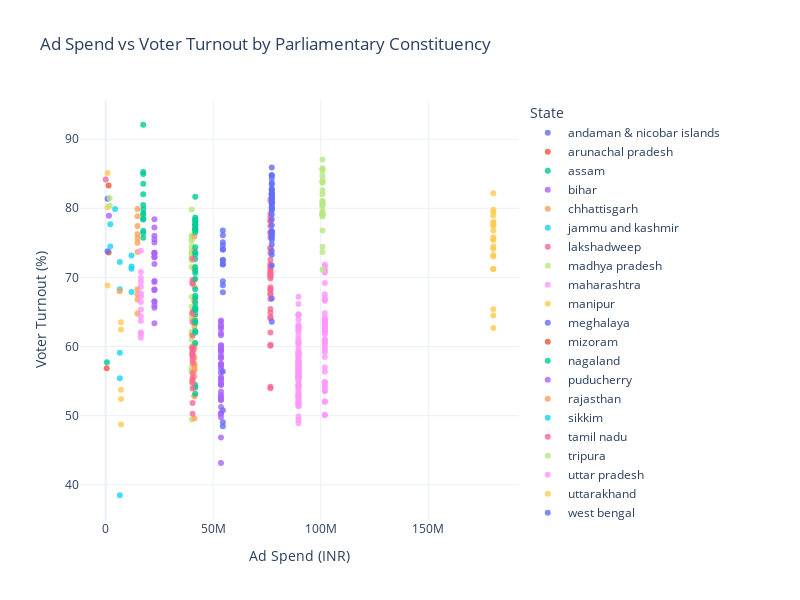

Here is the notebook cell this chart was saved with:
### Code cell
# Relationship between ad spend and voter turnout by parliamentary constituency
merged_constituency_data = results.merge(locations, left_on='State', right_on='Location name', how='left')
fig = px.scatter(merged_constituency_data, x='Amount spent (INR)', y='Polled (%)',
                 color='State', hover_name='Location name',
                 title='Ad Spend vs Voter Turnout by Parliamentary Constituency',
                 opacity=0.8,
                 labels={'Amount spent (INR)': 'Ad Spend (INR)', 'Polled (%)': 'Voter Turnout (%)'})
fig.update_layout(width=800, height=600)
fig.show()

### Figure 1 — Plotly figure (JSON) as saved in the notebook; plotly's stock layout.template omitted (floating-point values rounded to 4 significant figures)
{"data": [{"hovertemplate": "<b>%{hovertext}</b><br><br>State=andaman & nicobar islands<br>Ad Spend (INR)=%{x}<br>Voter Turnout (%)=%{y}<extra></extra>", "hovertext": [null], "legendgroup": "andaman & nicobar islands", "marker": {"color": "#636efa", "opacity": 0.8, "symbol": "circle"}, "mode": "markers", "name": "andaman & nicobar islands", "orientation": "v", "showlegend": true, "type": "scatter", "x": [NaN], "xaxis": "x", "y": [64.1], "yaxis": "y"}, {"hovertemplate": "<b>%{hovertext}</b><br><br>State=arunachal pradesh<br>Ad Spend (INR)=%{x}<br>Voter Turnout (%)=%{y}<extra></extra>", "hovertext": ["arunachal pradesh", "arunachal pradesh"], "legendgroup": "arunachal pradesh", "marker": {"color": "#EF553B", "opacity": 0.8, "symbol": "circle"}, "mode": "markers", "name": "arunachal pradesh", "orientation": "v", "showlegend": true, "type": "scatter", "x": [1386000.0, 1386000.0], "xaxis": "x", "y": [83.31, 73.6], "yaxis": "y"}, {"hovertemplate": "<b>%{hovertext}</b><br><br>State=assam<br>Ad Spend (INR)=%{x}<br>Voter Turnout (%)=%{y}<extra></extra>", "hovertext": ["assam", "assam", "assam", "assam", "assam", "assam", "assam", "assam", "assam", "assam", "assam", "assam", "assam", "assam"], "legendgroup": "assam", "marker": {"color": "#00cc96", "opacity": 0.8, "symbol": "circle"}, "mode": "markers", "name": "assam", "orientation": "v", "showlegend": true, "type": "scatter", "x": [17480000.0, 17480000.0, 17480000.0, 17480000.0, 17480000.0, 17480000.0, 17480000.0, 17480000.0, 17480000.0, 17480000.0, 17480000.0, 17480000.0, 17480000.0, 17480000.0], "xaxis": "x", "y": [76.75, 79.89, 79.33, 76.42, 78.46, 82.01, 75.74, 80.48, 84.97, 79.05, 85.24, 92.08, 78.39, 83.55], "yaxis": "y"}, {"hovertemplate": "<b>%{hovertext}</b><br><br>State=bihar<br>Ad Spend (INR)=%{x}<br>Voter Turnout (%)=%{y}<extra></extra>", "hovertext": ["bihar", "bihar", "bihar", "bihar", "bihar", "bihar", "bihar", "bihar", "bihar", "bihar", "bihar", "bihar", "bihar", "bihar", "bihar", "bihar", "bihar", "bihar", "bihar", "bihar", "bihar", "bihar", "bihar", "bihar", "bihar", "bihar", "bihar", "bihar", "bihar", "bihar", "bihar", "bihar", "bihar", "bihar", "bihar", "bihar", "bihar", "bihar", "bihar", "bihar"], "legendgroup": "bihar", "marker": {"color": "#ab63fa", "opacity": 0.8, "symbol": "circle"}, "mode": "markers", "name": "bihar", "orientation": "v", "showlegend": true, "type": "scatter", "x": [53620000.0, 53620000.0, 53620000.0, 53620000.0, 53620000.0, 53620000.0, 53620000.0, 53620000.0, 53620000.0, 53620000.0, 53620000.0, 53620000.0, 53620000.0, 53620000.0, 53620000.0, 53620000.0, 53620000.0, 53620000.0, 53620000.0, 53620000.0, 53620000.0, 53620000.0, 53620000.0, 53620000.0, 53620000.0, 53620000.0, 53620000.0, 53620000.0, 53620000.0, 53620000.0, 53620000.0, 53620000.0, 53620000.0, 53620000.0, 53620000.0, 53620000.0, 53620000.0, 53620000.0, 53620000.0, 53620000.0], "xaxis": "x", "y": [50.35, 52.76, 51.25, 43.17, 54.48, 53.5, 63.76, 62.84, 63.08, 61.93, 54.48, 57.52, 58.29, 63.55, 58.7, 57.37, 55.55, 60.11, 59.59, 58.43, 53.04, 59.47, 56.73, 56.21, 52.32, 52.27, 61.62, 59.68, 57.4, 52.49, 62.59, 60.19, 50.27, 55.39, 55.09, 54.68, 49.78, 59.24, 46.85, 57.16], "yaxis": "y"}, {"hovertemplate": "<b>%{hovertext}</b><br><br>State=chhattisgarh<br>Ad Spend (INR)=%{x}<br>Voter Turnout (%)=%{y}<extra></extra>", "hovertext": ["chhattisgarh", "chhattisgarh", "chhattisgarh", "chhattisgarh", "chhattisgarh", "chhattisgarh", "chhattisgarh", "chhattisgarh", "chhattisgarh", "chhattisgarh", "chhattisgarh"], "legendgroup": "chhattisgarh", "marker": {"color": "#FFA15A", "opacity": 0.8, "symbol": "circle"}, "mode": "markers", "name": "chhattisgarh", "orientation": "v", "showlegend": true, "type": "scatter", "x": [14800000.0, 14800000.0, 14800000.0, 14800000.0, 14800000.0, 14800000.0, 14800000.0, 14800000.0, 14800000.0, 14800000.0, 14800000.0], "xaxis": "x", "y": [68.29, 76.23, 75.02, 77.42, 64.77, 73.68, 67.56, 75.63, 78.85, 66.82, 79.89], "yaxis": "y"}, {"hovertemplate": "<b>%{hovertext}</b><br><br>State=jammu and kashmir<br>Ad Spend (INR)=%{x}<br>Voter Turnout (%)=%{y}<extra></extra>", "hovertext": ["jammu and kashmir", "jammu and kashmir", "jammu and kashmir", "jammu and kashmir", "jammu and kashmir"], "legendgroup": "jammu and kashmir", "marker": {"color": "#19d3f3", "opacity": 0.8, "symbol": "circle"}, "mode": "markers", "name": "jammu and kashmir", "orientation": "v", "showlegend": true, "type": "scatter", "x": [6575000.0, 6575000.0, 6575000.0, 6575000.0, 6575000.0], "xaxis": "x", "y": [68.27, 72.22, 38.49, 59.1, 55.4], "yaxis": "y"}, {"hovertemplate": "<b>%{hovertext}</b><br><br>State=lakshadweep<br>Ad Spend (INR)=%{x}<br>Voter Turnout (%)=%{y}<extra></extra>", "hovertext": ["lakshadweep"], "legendgroup": "lakshadweep", "marker": {"color": "#FF6692", "opacity": 0.8, "symbol": "circle"}, "mode": "markers", "name": "lakshadweep", "orientation": "v", "showlegend": true, "type": "scatter", "x": [19850.0], "xaxis": "x", "y": [84.16], "yaxis": "y"}, {"hovertemplate": "<b>%{hovertext}</b><br><br>State=madhya pradesh<br>Ad Spend (INR)=%{x}<br>Voter Turnout (%)=%{y}<extra></extra>", "hovertext": ["madhya pradesh", "madhya pradesh", "madhya pradesh", "madhya pradesh", "madhya pradesh", "madhya pradesh", "madhya pradesh", "madhya pradesh", "madhya pradesh", "madhya pradesh", "madhya pradesh", "madhya pradesh", "madhya pradesh", "madhya pradesh", "madhya pradesh", "madhya pradesh", "madhya pradesh", "madhya pradesh", "madhya pradesh", "madhya pradesh", "madhya pradesh", "madhya pradesh", "madhya pradesh", "madhya pradesh", "madhya pradesh", "madhya pradesh", "madhya pradesh", "madhya pradesh", "madhya pradesh"], "legendgroup": "madhya pradesh", "marker": {"color": "#B6E880", "opacity": 0.8, "symbol": "circle"}, "mode": "markers", "name": "madhya pradesh", "orientation": "v", "showlegend": true, "type": "scatter", "x": [39990000.0, 39990000.0, 39990000.0, 39990000.0, 39990000.0, 39990000.0, 39990000.0, 39990000.0, 39990000.0, 39990000.0, 39990000.0, 39990000.0, 39990000.0, 39990000.0, 39990000.0, 39990000.0, 39990000.0, 39990000.0, 39990000.0, 39990000.0, 39990000.0, 39990000.0, 39990000.0, 39990000.0, 39990000.0, 39990000.0, 39990000.0, 39990000.0, 39990000.0], "xaxis": "x", "y": [73.45, 79.83, 61.0, 72.84, 64.68, 56.5, 56.48, 67.21, 56.97, 49.43, 61.94, 60.0, 73.53, 54.93, 64.06, 72.43, 62.13, 58.97, 76.04, 65.75, 74.48, 75.48, 72.76, 61.67, 71.52, 76.03, 75.27, 72.94, 73.82], "yaxis": "y"}, {"hovertemplate": "<b>%{hovertext}</b><br><br>State=maharashtra<br>Ad Spend (INR)=%{x}<br>Voter Turnout (%)=%{y}<extra></extra>", "hovertext": ["maharashtra", "maharashtra", "maharashtra", "maharashtra", "maharashtra", "maharashtra", "maharashtra", "maharashtra", "maharashtra", "maharashtra", "maharashtra", "maharashtra", "maharashtra", "maharashtra", "maharashtra", "maharashtra", "maharashtra", "maharashtra", "maharashtra", "maharashtra", "maharashtra", "maharashtra", "maharashtra", "maharashtra", "maharashtra", "maharashtra", "maharashtra", "maharashtra", "maharashtra", "maharashtra", "maharashtra", "maharashtra", "maharashtra", "maharashtra", "maharashtra", "maharashtra", "maharashtra", "maharashtra", "maharashtra", "maharashtra", "maharashtra", "maharashtra", "maharashtra", "maharashtra", "maharashtra", "maharashtra", "maharashtra", "maharashtra"], "legendgroup": "maharashtra", "marker": {"color": "#FF97FF", "opacity": 0.8, "symbol": "circle"}, "mode": "markers", "name": "maharashtra", "orientation": "v", "showlegend": true, "type": "scatter", "x": [101900000.0, 101900000.0, 101900000.0, 101900000.0, 101900000.0, 101900000.0, 101900000.0, 101900000.0, 101900000.0, 101900000.0, 101900000.0, 101900000.0, 101900000.0, 101900000.0, 101900000.0, 101900000.0, 101900000.0, 101900000.0, 101900000.0, 101900000.0, 101900000.0, 101900000.0, 101900000.0, 101900000.0, 101900000.0, 101900000.0, 101900000.0, 101900000.0, 101900000.0, 101900000.0, 101900000.0, 101900000.0, 101900000.0, 101900000.0, 101900000.0, 101900000.0, 101900000.0, 101900000.0, 101900000.0, 101900000.0, 101900000.0, 101900000.0, 101900000.0, 101900000.0, 101900000.0, 101900000.0, 101900000.0, 101900000.0], "xaxis": "x", "y": [67.04, 67.55, 71.88, 54.32, 61.01, 61.79, 63.67, 62.03, 63.54, 60.94, 62.26, 64.85, 62.87, 59.5, 71.11, 71.59, 62.59, 63.65, 63.88, 60.51, 62.52, 62.27, 63.16, 59.19, 66.61, 63.03, 70.92, 58.47, 69.18, 54.87, 70.68, 53.54, 64.28, 63.03, 54.16, 59.89, 60.21, 66.75, 50.12, 57.02, 51.98, 56.37, 54.84, 50.06, 53.6, 60.75, 63.91, 52.09], "yaxis": "y"}, {"hovertemplate": "<b>%{hovertext}</b><br><br>State=manipur<br>Ad Spend (INR)=%{x}<br>Voter Turnout (%)=%{y}<extra></extra>", "hovertext": ["manipur", "manipur", "manipur"], "legendgroup": "manipur", "marker": {"color": "#FECB52", "opacity": 0.8, "symbol": "circle"}, "mode": "markers", "name": "manipur", "orientation": "v", "showlegend": true, "type": "scatter", "x": [889100.0, 889100.0, 889100.0], "xaxis": "x", "y": [80.15, 68.83, 85.11], "yaxis": "y"}, {"hovertemplate": "<b>%{hovertext}</b><br><br>State=meghalaya<br>Ad Spend (INR)=%{x}<br>Voter Turnout (%)=%{y}<extra></extra>", "hovertext": ["meghalaya", "meghalaya"], "legendgroup": "meghalaya", "marker": {"color": "#636efa", "opacity": 0.8, "symbol": "circle"}, "mode": "markers", "name": "meghalaya", "orientation": "v", "showlegend": true, "type": "scatter", "x": [884200.0, 884200.0], "xaxis": "x", "y": [73.78, 81.37], "yaxis": "y"}, {"hovertemplate": "<b>%{hovertext}</b><br><br>State=mizoram<br>Ad Spend (INR)=%{x}<br>Voter Turnout (%)=%{y}<extra></extra>", "hovertext": ["mizoram"], "legendgroup": "mizoram", "marker": {"color": "#EF553B", "opacity": 0.8, "symbol": "circle"}, "mode": "markers", "name": "mizoram", "orientation": "v", "showlegend": true, "type": "scatter", "x": [481100.0], "xaxis": "x", "y": [56.87], "yaxis": "y"}, {"hovertemplate": "<b>%{hovertext}</b><br><br>State=nagaland<br>Ad Spend (INR)=%{x}<br>Voter Turnout (%)=%{y}<extra></extra>", "hovertext": ["nagaland"], "legendgroup": "nagaland", "marker": {"color": "#00cc96", "opacity": 0.8, "symbol": "circle"}, "mode": "markers", "name": "nagaland", "orientation": "v", "showlegend": true, "type": "scatter", "x": [599200.0], "xaxis": "x", "y": [57.72], "yaxis": "y"}, {"hovertemplate": "<b>%{hovertext}</b><br><br>State=puducherry<br>Ad Spend (INR)=%{x}<br>Voter Turnout (%)=%{y}<extra></extra>", "hovertext": ["puducherry"], "legendgroup": "puducherry", "marker": {"color": "#ab63fa", "opacity": 0.8, "symbol": "circle"}, "mode": "markers", "name": "puducherry", "orientation": "v", "showlegend": true, "type": "scatter", "x": [1536000.0], "xaxis": "x", "y": [78.9], "yaxis": "y"}, {"hovertemplate": "<b>%{hovertext}</b><br><br>State=rajasthan<br>Ad Spend (INR)=%{x}<br>Voter Turnout (%)=%{y}<extra></extra>", "hovertext": ["rajasthan", "rajasthan", "rajasthan", "rajasthan", "rajasthan", "rajasthan", "rajasthan", "rajasthan", "rajasthan", "rajasthan", "rajasthan", "rajasthan", "rajasthan", "rajasthan", "rajasthan", "rajasthan", "rajasthan", "rajasthan", "rajasthan", "rajasthan", "rajasthan", "rajasthan", "rajasthan", "rajasthan", "rajasthan"], "legendgroup": "rajasthan", "marker": {"color": "#FFA15A", "opacity": 0.8, "symbol": "circle"}, "mode": "markers", "name": "rajasthan", "orientation": "v", "showlegend": true, "type": "scatter", "x": [41270000.0, 41270000.0, 41270000.0, 41270000.0, 41270000.0, 41270000.0, 41270000.0, 41270000.0, 41270000.0, 41270000.0, 41270000.0, 41270000.0, 41270000.0, 41270000.0, 41270000.0, 41270000.0, 41270000.0, 41270000.0, 41270000.0, 41270000.0, 41270000.0, 41270000.0, 41270000.0, 41270000.0, 41270000.0], "xaxis": "x", "y": [60.07, 52.8, 54.11, 63.61, 55.72, 66.59, 63.38, 56.7, 52.93, 49.59, 57.23, 57.53, 59.66, 73.88, 75.93, 60.37, 68.61, 62.89, 69.71, 64.27, 71.26, 57.19, 58.39, 56.58, 66.66], "yaxis": "y"}, {"hovertemplate": "<b>%{hovertext}</b><br><br>State=sikkim<br>Ad Spend (INR)=%{x}<br>Voter Turnout (%)=%{y}<extra></extra>", "hovertext": ["sikkim"], "legendgroup": "sikkim", "marker": {"color": "#19d3f3", "opacity": 0.8, "symbol": "circle"}, "mode": "markers", "name": "sikkim", "orientation": "v", "showlegend": true, "type": "scatter", "x": [4379000.0], "xaxis": "x", "y": [79.88], "yaxis": "y"}, {"hovertemplate": "<b>%{hovertext}</b><br><br>State=tamil nadu<br>Ad Spend (INR)=%{x}<br>Voter Turnout (%)=%{y}<extra></extra>", "hovertext": ["tamil nadu", "tamil nadu", "tamil nadu", "tamil nadu", "tamil nadu", "tamil nadu", "tamil nadu", "tamil nadu", "tamil nadu", "tamil nadu", "tamil nadu", "tamil nadu", "tamil nadu", "tamil nadu", "tamil nadu", "tamil nadu", "tamil nadu", "tamil nadu", "tamil nadu", "tamil nadu", "tamil nadu", "tamil nadu", "tamil nadu", "tamil nadu", "tamil nadu", "tamil nadu", "tamil nadu", "tamil nadu", "tamil nadu", "tamil nadu", "tamil nadu", "tamil nadu", "tamil nadu", "tamil nadu", "tamil nadu", "tamil nadu", "tamil nadu", "tamil nadu", "tamil nadu"], "legendgroup": "tamil nadu", "marker": {"color": "#FF6692", "opacity": 0.8, "symbol": "circle"}, "mode": "markers", "name": "tamil nadu", "orientation": "v", "showlegend": true, "type": "scatter", "x": [76620000.0, 76620000.0, 76620000.0, 76620000.0, 76620000.0, 76620000.0, 76620000.0, 76620000.0, 76620000.0, 76620000.0, 76620000.0, 76620000.0, 76620000.0, 76620000.0, 76620000.0, 76620000.0, 76620000.0, 76620000.0, 76620000.0, 76620000.0, 76620000.0, 76620000.0, 76620000.0, 76620000.0, 76620000.0, 76620000.0, 76620000.0, 76620000.0, 76620000.0, 76620000.0, 76620000.0, 76620000.0, 76620000.0, 76620000.0, 76620000.0, 76620000.0, 76620000.0, 76620000.0, 76620000.0], "xaxis": "x", "y": [74.19, 75.76, 53.96, 60.11, 54.17, 76.37, 64.89, 72.57, 81.2, 71.14, 70.59, 79.21, 71.68, 65.44, 78.7, 71.5, 62.04, 70.09, 71.94, 78.21, 70.95, 77.43, 70.41, 68.19, 78.16, 64.26, 60.25, 67.65, 68.27, 69.84, 66.88, 67.51, 64.1, 70.62, 68.59, 74.24, 73.53, 76.52, 70.22], "yaxis": "y"}, {"hovertemplate": "<b>%{hovertext}</b><br><br>State=tripura<br>Ad Spend (INR)=%{x}<br>Voter Turnout (%)=%{y}<extra></extra>", "hovertext": ["tripura", "tripura"], "legendgroup": "tripura", "marker": {"color": "#B6E880", "opacity": 0.8, "symbol": "circle"}, "mode": "markers", "name": "tripura", "orientation": "v", "showlegend": true, "type": "scatter", "x": [1857000.0, 1857000.0], "xaxis": "x", "y": [81.48, 80.36], "yaxis": "y"}, {"hovertemplate": "<b>%{hovertext}</b><br><br>State=uttar pradesh<br>Ad Spend (INR)=%{x}<br>Voter Turnout (%)=%{y}<extra></extra>", "hovertext": ["uttar pradesh", "uttar pradesh", "uttar pradesh", "uttar pradesh", "uttar pradesh", "uttar pradesh", "uttar pradesh", "uttar pradesh", "uttar pradesh", "uttar pradesh", "uttar pradesh", "uttar pradesh", "uttar pradesh", "uttar pradesh", "uttar pradesh", "uttar pradesh", "uttar pradesh", "uttar pradesh", "uttar pradesh", "uttar pradesh", "uttar pradesh", "uttar pradesh", "uttar pradesh", "uttar pradesh", "uttar pradesh", "uttar pradesh", "uttar pradesh", "uttar pradesh", "uttar pradesh", "uttar pradesh", "uttar pradesh", "uttar pradesh", "uttar pradesh", "uttar pradesh", "uttar pradesh", "uttar pradesh", "uttar pradesh", "uttar pradesh", "uttar pradesh", "uttar pradesh", "uttar pradesh", "uttar pradesh", "uttar pradesh", "uttar pradesh", "uttar pradesh", "uttar pradesh", "uttar pradesh", "uttar pradesh", "uttar pradesh", "uttar pradesh", "uttar pradesh", "uttar pradesh", "uttar pradesh", "uttar pradesh", "uttar pradesh", "uttar pradesh", "uttar pradesh", "uttar pradesh", "uttar pradesh", "uttar pradesh", "uttar pradesh", "uttar pradesh", "uttar pradesh", "uttar pradesh", "uttar pradesh", "uttar pradesh", "uttar pradesh", "uttar pradesh", "uttar pradesh", "uttar pradesh", "uttar pradesh", "uttar pradesh", "uttar pradesh", "uttar pradesh", "uttar pradesh", "uttar pradesh", "uttar pradesh", "uttar pradesh", "uttar pradesh", "uttar pradesh"], "legendgroup": "uttar pradesh", "marker": {"color": "#FF97FF", "opacity": 0.8, "symbol": "circle"}, "mode": "markers", "name": "uttar pradesh", "orientation": "v", "showlegend": true, "type": "scatter", "x": [89670000.0, 89670000.0, 89670000.0, 89670000.0, 89670000.0, 89670000.0, 89670000.0, 89670000.0, 89670000.0, 89670000.0, 89670000.0, 89670000.0, 89670000.0, 89670000.0, 89670000.0, 89670000.0, 89670000.0, 89670000.0, 89670000.0, 89670000.0, 89670000.0, 89670000.0, 89670000.0, 89670000.0, 89670000.0, 89670000.0, 89670000.0, 89670000.0, 89670000.0, 89670000.0, 89670000.0, 89670000.0, 89670000.0, 89670000.0, 89670000.0, 89670000.0, 89670000.0, 89670000.0, 89670000.0, 89670000.0, 89670000.0, 89670000.0, 89670000.0, 89670000.0, 89670000.0, 89670000.0, 89670000.0, 89670000.0, 89670000.0, 89670000.0, 89670000.0, 89670000.0, 89670000.0, 89670000.0, 89670000.0, 89670000.0, 89670000.0, 89670000.0, 89670000.0, 89670000.0, 89670000.0, 89670000.0, 89670000.0, 89670000.0, 89670000.0, 89670000.0, 89670000.0, 89670000.0, 89670000.0, 89670000.0, 89670000.0, 89670000.0, 89670000.0, 89670000.0, 89670000.0, 89670000.0, 89670000.0, 89670000.0, 89670000.0, 89670000.0], "xaxis": "x", "y": [58.73, 62.46, 62.18, 59.13, 60.75, 63.11, 55.85, 66.14, 56.93, 64.58, 56.16, 56.42, 53.63, 49.88, 49.41, 58.94, 54.08, 57.44, 54.35, 58.03, 59.31, 57.19, 58.53, 55.71, 58.73, 62.91, 57.78, 57.42, 64.54, 56.36, 59.08, 57.52, 61.08, 53.05, 64.68, 55.89, 53.36, 62.54, 55.46, 54.34, 59.7, 67.2, 59.14, 57.09, 51.62, 60.6, 56.18, 63.86, 55.68, 52.8, 52.28, 62.88, 58.12, 51.82, 61.58, 56.16, 56.67, 53.07, 51.97, 55.59, 54.38, 54.49, 48.91, 51.45, 52.57, 52.83, 55.63, 52.05, 51.79, 60.58, 55.51, 55.45, 55.05, 54.93, 57.57, 60.31, 57.92, 56.78, 51.38, 56.49], "yaxis": "y"}, {"hovertemplate": "<b>%{hovertext}</b><br><br>State=uttarakhand<br>Ad Spend (INR)=%{x}<br>Voter Turnout (%)=%{y}<extra></extra>", "hovertext": ["uttarakhand", "uttarakhand", "uttarakhand", "uttarakhand", "uttarakhand"], "legendgroup": "uttarakhand", "marker": {"color": "#FECB52", "opacity": 0.8, "symbol": "circle"}, "mode": "markers", "name": "uttarakhand", "orientation": "v", "showlegend": true, "type": "scatter", "x": [7141000.0, 7141000.0, 7141000.0, 7141000.0, 7141000.0], "xaxis": "x", "y": [48.74, 52.42, 63.53, 62.47, 53.76], "yaxis": "y"}, {"hovertemplate": "<b>%{hovertext}</b><br><br>State=west bengal<br>Ad Spend (INR)=%{x}<br>Voter Turnout (%)=%{y}<extra></extra>", "hovertext": ["west bengal", "west bengal", "west bengal", "west bengal", "west bengal", "west bengal", "west bengal", "west bengal", "west bengal", "west bengal", "west bengal", "west bengal", "west bengal", "west bengal", "west bengal", "west bengal", "west bengal", "west bengal", "west bengal", "west bengal", "west bengal", "west bengal", "west bengal", "west bengal", "west bengal", "west bengal", "west bengal", "west bengal", "west bengal", "west bengal", "west bengal", "west bengal", "west bengal", "west bengal", "west bengal", "west bengal", "west bengal", "west bengal", "west bengal", "west bengal", "west bengal", "west bengal"], "legendgroup": "west bengal", "marker": {"color": "#636efa", "opacity": 0.8, "symbol": "circle"}, "mode": "markers", "name": "west bengal", "orientation": "v", "showlegend": true, "type": "scatter", "x": [77240000.0, 77240000.0, 77240000.0, 77240000.0, 77240000.0, 77240000.0, 77240000.0, 77240000.0, 77240000.0, 77240000.0, 77240000.0, 77240000.0, 77240000.0, 77240000.0, 77240000.0, 77240000.0, 77240000.0, 77240000.0, 77240000.0, 77240000.0, 77240000.0, 77240000.0, 77240000.0, 77240000.0, 77240000.0, 77240000.0, 77240000.0, 77240000.0, 77240000.0, 77240000.0, 77240000.0, 77240000.0, 77240000.0, 77240000.0, 77240000.0, 77240000.0, 77240000.0, 77240000.0, 77240000.0, 77240000.0, 77240000.0, 77240000.0], "xaxis": "x", "y": [79.76, 82.16, 83.66, 79.09, 74.76, 76.18, 75.72, 76.69, 76.03, 81.52, 73.27, 77.54, 82.85, 80.72, 81.91, 82.66, 80.65, 81.87, 82.62, 81.04, 75.41, 81.38, 71.73, 76.44, 79.78, 80.75, 85.91, 82.17, 83.47, 84.77, 81.56, 78.39, 84.79, 80.17, 84.31, 81.04, 73.81, 76.68, 80.08, 66.95, 63.59, 82.02], "yaxis": "y"}, {"hovertemplate": "<b>%{hovertext}</b><br><br>State=karnataka<br>Ad Spend (INR)=%{x}<br>Voter Turnout (%)=%{y}<extra></extra>", "hovertext": ["karnataka", "karnataka", "karnataka", "karnataka", "karnataka", "karnataka", "karnataka", "karnataka", "karnataka", "karnataka", "karnataka", "karnataka", "karnataka", "karnataka", "karnataka", "karnataka", "karnataka", "karnataka", "karnataka", "karnataka", "karnataka", "karnataka", "karnataka", "karnataka", "karnataka", "karnataka", "karnataka", "karnataka"], "legendgroup": "karnataka", "marker": {"color": "#00cc96", "opacity": 0.8, "symbol": "circle"}, "mode": "markers", "name": "karnataka", "orientation": "v", "showlegend": true, "type": "scatter", "x": [41660000.0, 41660000.0, 41660000.0, 41660000.0, 41660000.0, 41660000.0, 41660000.0, 41660000.0, 41660000.0, 41660000.0, 41660000.0, 41660000.0, 41660000.0, 41660000.0, 41660000.0, 41660000.0, 41660000.0, 41660000.0, 41660000.0, 41660000.0, 41660000.0, 41660000.0, 41660000.0, 41660000.0, 41660000.0, 41660000.0, 41660000.0, 41660000.0], "xaxis": "x", "y": [54.06, 54.45, 68.3, 53.17, 76.82, 77.0, 73.3, 77.56, 77.68, 78.27, 81.67, 70.62, 78.05, 77.15, 72.66, 71.49, 73.59, 65.47, 66.32, 78.66, 76.99, 74.37, 62.25, 77.6, 70.99, 64.66, 78.33, 76.53], "yaxis": "y"}, {"hovertemplate": "<b>%{hovertext}</b><br><br>State=kerala<br>Ad Spend (INR)=%{x}<br>Voter Turnout (%)=%{y}<extra></extra>", "hovertext": ["kerala", "kerala", "kerala", "kerala", "kerala", "kerala", "kerala", "kerala", "kerala", "kerala", "kerala", "kerala", "kerala", "kerala", "kerala", "kerala", "kerala", "kerala", "kerala", "kerala"], "legendgroup": "kerala", "marker": {"color": "#ab63fa", "opacity": 0.8, "symbol": "circle"}, "mode": "markers", "name": "kerala", "orientation": "v", "showlegend": true, "type": "scatter", "x": [22680000.0, 22680000.0, 22680000.0, 22680000.0, 22680000.0, 22680000.0, 22680000.0, 22680000.0, 22680000.0, 22680000.0, 22680000.0, 22680000.0, 22680000.0, 22680000.0, 22680000.0, 22680000.0, 22680000.0, 22680000.0, 22680000.0, 22680000.0], "xaxis": "x", "y": [75.05, 73.42, 69.48, 71.94, 68.29, 66.55, 77.21, 76.04, 68.15, 65.61, 75.52, 72.95, 65.95, 73.57, 63.37, 69.34, 66.47, 72.9, 78.41, 73.57], "yaxis": "y"}, {"hovertemplate": "<b>%{hovertext}</b><br><br>State=dadra & nagar haveli and\ndaman & diu<br>Ad Spend (INR)=%{x}<br>Voter Turnout (%)=%{y}<extra></extra>", "hovertext": [null, null], "legendgroup": "dadra & nagar haveli and\ndaman & diu", "marker": {"color": "#FFA15A", "opacity": 0.8, "symbol": "circle"}, "mode": "markers", "name": "dadra & nagar haveli and\ndaman & diu", "orientation": "v", "showlegend": true, "type": "scatter", "x": [NaN, NaN], "xaxis": "x", "y": [72.52, 68.77], "yaxis": "y"}, {"hovertemplate": "<b>%{hovertext}</b><br><br>State=goa<br>Ad Spend (INR)=%{x}<br>Voter Turnout (%)=%{y}<extra></extra>", "hovertext": ["goa", "goa"], "legendgroup": "goa", "marker": {"color": "#19d3f3", "opacity": 0.8, "symbol": "circle"}, "mode": "markers", "name": "goa", "orientation": "v", "showlegend": true, "type": "scatter", "x": [2164000.0, 2164000.0], "xaxis": "x", "y": [77.69, 74.47], "yaxis": "y"}, {"hovertemplate": "<b>%{hovertext}</b><br><br>State=gujarat<br>Ad Spend (INR)=%{x}<br>Voter Turnout (%)=%{y}<extra></extra>", "hovertext": ["gujarat", "gujarat", "gujarat", "gujarat", "gujarat", "gujarat", "gujarat", "gujarat", "gujarat", "gujarat", "gujarat", "gujarat", "gujarat", "gujarat", "gujarat", "gujarat", "gujarat", "gujarat", "gujarat", "gujarat", "gujarat", "gujarat", "gujarat", "gujarat", "gujarat"], "legendgroup": "gujarat", "marker": {"color": "#FF6692", "opacity": 0.8, "symbol": "circle"}, "mode": "markers", "name": "gujarat", "orientation": "v", "showlegend": true, "type": "scatter", "x": [40430000.0, 40430000.0, 40430000.0, 40430000.0, 40430000.0, 40430000.0, 40430000.0, 40430000.0, 40430000.0, 40430000.0, 40430000.0, 40430000.0, 40430000.0, 40430000.0, 40430000.0, 40430000.0, 40430000.0, 40430000.0, 40430000.0, 40430000.0, 40430000.0, 40430000.0, 40430000.0, 40430000.0, 40430000.0], "xaxis": "x", "y": [54.72, 55.45, 50.29, 65.04, 69.62, 64.81, 69.16, 53.92, 69.15, 59.31, 59.8, 57.67, 58.91, 56.14, 58.12, 59.86, 59.66, 58.85, 58.56, 51.83, 59.69, 63.56, 55.09, 61.59, 72.71], "yaxis": "y"}, {"hovertemplate": "<b>%{hovertext}</b><br><br>State=andhra pradesh<br>Ad Spend (INR)=%{x}<br>Voter Turnout (%)=%{y}<extra></extra>", "hovertext": ["andhra pradesh", "andhra pradesh", "andhra pradesh", "andhra pradesh", "andhra pradesh", "andhra pradesh", "andhra pradesh", "andhra pradesh", "andhra pradesh", "andhra pradesh", "andhra pradesh", "andhra pradesh", "andhra pradesh", "andhra pradesh", "andhra pradesh", "andhra pradesh", "andhra pradesh", "andhra pradesh", "andhra pradesh", "andhra pradesh", "andhra pradesh", "andhra pradesh", "andhra pradesh", "andhra pradesh", "andhra pradesh"], "legendgroup": "andhra pradesh", "marker": {"color": "#B6E880", "opacity": 0.8, "symbol": "circle"}, "mode": "markers", "name": "andhra pradesh", "orientation": "v", "showlegend": true, "type": "scatter", "x": [100800000.0, 100800000.0, 100800000.0, 100800000.0, 100800000.0, 100800000.0, 100800000.0, 100800000.0, 100800000.0, 100800000.0, 100800000.0, 100800000.0, 100800000.0, 100800000.0, 100800000.0, 100800000.0, 100800000.0, 100800000.0, 100800000.0, 100800000.0, 100800000.0, 100800000.0, 100800000.0, 100800000.0, 100800000.0], "xaxis": "x", "y": [83.85, 82.03, 80.51, 73.68, 85.48, 85.77, 83.68, 78.81, 84.7, 79.57, 80.3, 76.8, 84.05, 80.61, 82.59, 85.65, 79.05, 87.06, 80.93, 79.09, 74.43, 79.1, 79.37, 71.11, 81.05], "yaxis": "y"}, {"hovertemplate": "<b>%{hovertext}</b><br><br>State=jharkhand<br>Ad Spend (INR)=%{x}<br>Voter Turnout (%)=%{y}<extra></extra>", "hovertext": ["jharkhand", "jharkhand", "jharkhand", "jharkhand", "jharkhand", "jharkhand", "jharkhand", "jharkhand", "jharkhand", "jharkhand", "jharkhand", "jharkhand", "jharkhand", "jharkhand"], "legendgroup": "jharkhand", "marker": {"color": "#FF97FF", "opacity": 0.8, "symbol": "circle"}, "mode": "markers", "name": "jharkhand", "orientation": "v", "showlegend": true, "type": "scatter", "x": [16380000.0, 16380000.0, 16380000.0, 16380000.0, 16380000.0, 16380000.0, 16380000.0, 16380000.0, 16380000.0, 16380000.0, 16380000.0, 16380000.0, 16380000.0, 16380000.0], "xaxis": "x", "y": [69.93, 66.45, 61.27, 69.32, 63.69, 64.39, 61.81, 62.06, 67.23, 67.68, 65.36, 73.87, 68.63, 70.78], "yaxis": "y"}, {"hovertemplate": "<b>%{hovertext}</b><br><br>State=odisha<br>Ad Spend (INR)=%{x}<br>Voter Turnout (%)=%{y}<extra></extra>", "hovertext": ["odisha", "odisha", "odisha", "odisha", "odisha", "odisha", "odisha", "odisha", "odisha", "odisha", "odisha", "odisha", "odisha", "odisha", "odisha", "odisha", "odisha", "odisha", "odisha", "odisha", "odisha"], "legendgroup": "odisha", "marker": {"color": "#FECB52", "opacity": 0.8, "symbol": "circle"}, "mode": "markers", "name": "odisha", "orientation": "v", "showlegend": true, "type": "scatter", "x": [180300000.0, 180300000.0, 180300000.0, 180300000.0, 180300000.0, 180300000.0, 180300000.0, 180300000.0, 180300000.0, 180300000.0, 180300000.0, 180300000.0, 180300000.0, 180300000.0, 180300000.0, 180300000.0, 180300000.0, 180300000.0, 180300000.0, 180300000.0, 180300000.0], "xaxis": "x", "y": [65.41, 77.9, 77.53, 82.16, 62.67, 79.78, 77.52, 74.16, 73.02, 64.49, 71.2, 78.01, 78.97, 75.43, 79.5, 76.77, 73.23, 75.48, 74.47, 71.22, 75.79], "yaxis": "y"}, {"hovertemplate": "<b>%{hovertext}</b><br><br>State=telangana<br>Ad Spend (INR)=%{x}<br>Voter Turnout (%)=%{y}<extra></extra>", "hovertext": ["telangana", "telangana", "telangana", "telangana", "telangana", "telangana", "telangana", "telangana", "telangana", "telangana", "telangana", "telangana", "telangana", "telangana", "telangana", "telangana", "telangana"], "legendgroup": "telangana", "marker": {"color": "#636efa", "opacity": 0.8, "symbol": "circle"}, "mode": "markers", "name": "telangana", "orientation": "v", "showlegend": true, "type": "scatter", "x": [54500000.0, 54500000.0, 54500000.0, 54500000.0, 54500000.0, 54500000.0, 54500000.0, 54500000.0, 54500000.0, 54500000.0, 54500000.0, 54500000.0, 54500000.0, 54500000.0, 54500000.0, 54500000.0, 54500000.0], "xaxis": "x", "y": [74.03, 76.78, 56.4, 48.48, 72.54, 76.09, 71.85, 72.43, 50.78, 75.09, 69.46, 74.02, 71.92, 67.87, 49.04, 68.86, 74.63], "yaxis": "y"}, {"hovertemplate": "<b>%{hovertext}</b><br><br>State=ladakh<br>Ad Spend (INR)=%{x}<br>Voter Turnout (%)=%{y}<extra></extra>", "hovertext": [null], "legendgroup": "ladakh", "marker": {"color": "#EF553B", "opacity": 0.8, "symbol": "circle"}, "mode": "markers", "name": "ladakh", "orientation": "v", "showlegend": true, "type": "scatter", "x": [NaN], "xaxis": "x", "y": [71.82], "yaxis": "y"}, {"hovertemplate": "<b>%{hovertext}</b><br><br>State=haryana<br>Ad Spend (INR)=%{x}<br>Voter Turnout (%)=%{y}<extra></extra>", "hovertext": ["haryana", "haryana", "haryana", "haryana", "haryana", "haryana", "haryana", "haryana", "haryana", "haryana"], "legendgroup": "haryana", "marker": {"color": "#00cc96", "opacity": 0.8, "symbol": "circle"}, "mode": "markers", "name": "haryana", "orientation": "v", "showlegend": true, "type": "scatter", "x": [41680000.0, 41680000.0, 41680000.0, 41680000.0, 41680000.0, 41680000.0, 41680000.0, 41680000.0, 41680000.0, 41680000.0], "xaxis": "x", "y": [67.34, 65.39, 60.52, 62.03, 65.27, 63.74, 67.01, 65.68, 69.77, 63.44], "yaxis": "y"}, {"hovertemplate": "<b>%{hovertext}</b><br><br>State=nct of delhi<br>Ad Spend (INR)=%{x}<br>Voter Turnout (%)=%{y}<extra></extra>", "hovertext": [null, null, null, null, null, null, null], "legendgroup": "nct of delhi", "marker": {"color": "#ab63fa", "opacity": 0.8, "symbol": "circle"}, "mode": "markers", "name": "nct of delhi", "orientation": "v", "showlegend": true, "type": "scatter", "x": [NaN, NaN, NaN, NaN, NaN, NaN, NaN], "xaxis": "x", "y": [58.6, 59.51, 55.43, 62.89, 57.85, 56.45, 58.79], "yaxis": "y"}, {"hovertemplate": "<b>%{hovertext}</b><br><br>State=chandigarh<br>Ad Spend (INR)=%{x}<br>Voter Turnout (%)=%{y}<extra></extra>", "hovertext": ["chandigarh"], "legendgroup": "chandigarh", "marker": {"color": "#FFA15A", "opacity": 0.8, "symbol": "circle"}, "mode": "markers", "name": "chandigarh", "orientation": "v", "showlegend": true, "type": "scatter", "x": [6507000.0], "xaxis": "x", "y": [67.98], "yaxis": "y"}, {"hovertemplate": "<b>%{hovertext}</b><br><br>State=himachal pradesh<br>Ad Spend (INR)=%{x}<br>Voter Turnout (%)=%{y}<extra></extra>", "hovertext": ["himachal pradesh", "himachal pradesh", "himachal pradesh", "himachal pradesh"], "legendgroup": "himachal pradesh", "marker": {"color": "#19d3f3", "opacity": 0.8, "symbol": "circle"}, "mode": "markers", "name": "himachal pradesh", "orientation": "v", "showlegend": true, "type": "scatter", "x": [12010000.0, 12010000.0, 12010000.0, 12010000.0], "xaxis": "x", "y": [71.56, 67.89, 73.15, 71.26], "yaxis": "y"}, {"hovertemplate": "<b>%{hovertext}</b><br><br>State=punjab<br>Ad Spend (INR)=%{x}<br>Voter Turnout (%)=%{y}<extra></extra>", "hovertext": [null, null, null, null, null, null, null, null, null, null, null, null, null], "legendgroup": "punjab", "marker": {"color": "#FF6692", "opacity": 0.8, "symbol": "circle"}, "mode": "markers", "name": "punjab", "orientation": "v", "showlegend": true, "type": "scatter", "x": [NaN, NaN, NaN, NaN, NaN, NaN, NaN, NaN, NaN, NaN, NaN, NaN, NaN], "xaxis": "x", "y": [56.06, 61.98, 69.36, 63.34, 62.53, 67.02, 66.67, 58.86, 59.7, 62.55, 60.12, 63.63, 64.63], "yaxis": "y"}], "layout": {"height": 600, "legend": {"title": {"text": "State"}, "tracegroupgap": 0}, "title": {"text": "Ad Spend vs Voter Turnout by Parliamentary Constituency"}, "width": 800, "xaxis": {"anchor": "y", "domain": [0, 1], "title": {"text": "Ad Spend (INR)"}}, "yaxis": {"anchor": "x", "domain": [0, 1], "title": {"text": "Voter Turnout (%)"}}}}
